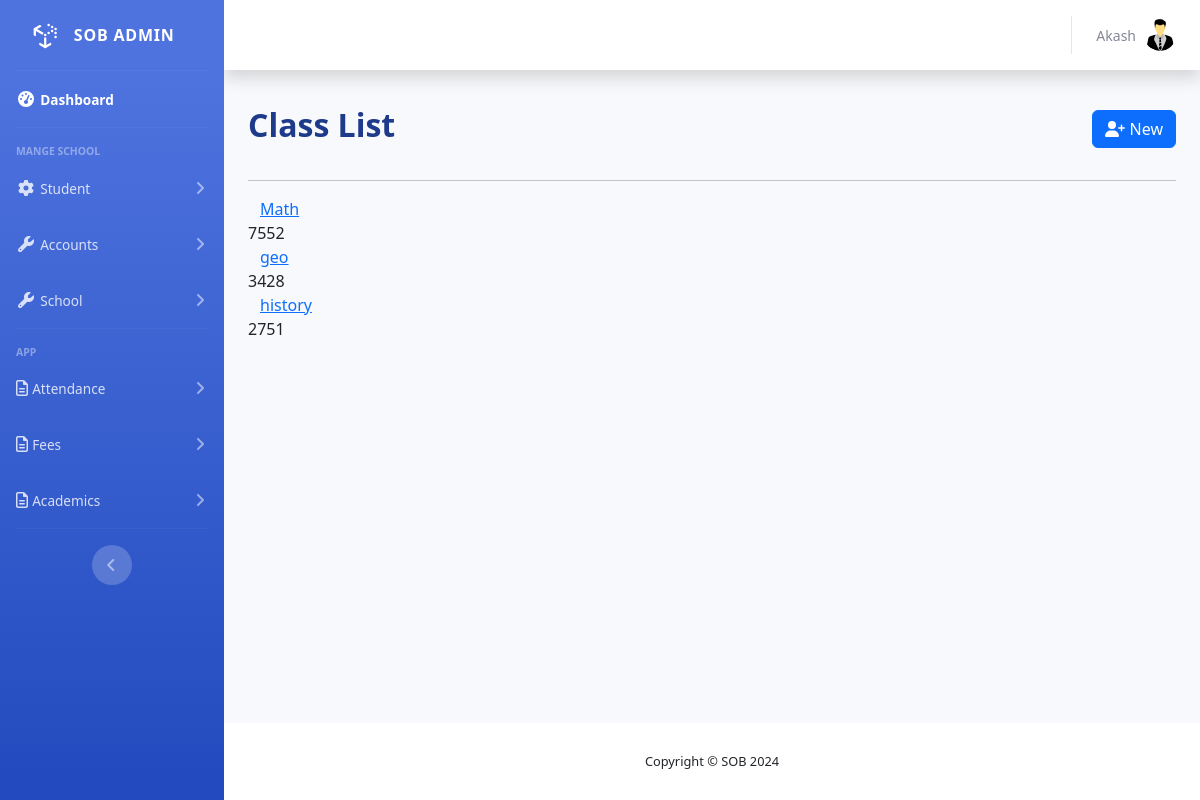
Page /subjects/ (signed in) on the committed database.
### accounts/models.py (models this page shows, shortened)
class User(AbstractUser):
    USER_TYPE_CHOICES = (
        ('M', 'Management Admin'),
        ('STA', 'Staff'),
        ('P', 'Principal'),
        ('T', 'Teacher'),
        ('STU', 'Student'),
    )
    user_type = models.CharField(max_length=20, choices=USER_TYPE_CHOICES)
    user_id = models.CharField(max_length=20, blank=True)
    is_active = models.BooleanField(default=True)
    history = HistoricalRecords()

### core/models.py (models this page shows, shortened)
class Subject(models.Model):
    name = models.CharField(max_length=100)
    code = models.CharField(max_length=10, unique=True, default=generate_sub_code)

### core/views.py (the view, shortened to what this page needs)
# urls.py: path('subjects/', views.SubjectView.as_view(), name='subject-list'),
class SubjectView(CreateView):
    model = Subject
    form_class = SubjectForm
    template_name = 'core/subject_list.html'
    success_url = reverse_lazy('subject-list')
    def get_context_data(self, **kwargs):
        context = super().get_context_data(**kwargs)
        context['subjects'] = Subject.objects.all().order_by('name')
        return context

### core/utils.py (called while the page is built)
def generate_sub_code():
    while True:
        code = str(random.randint(1000, 9999))
        subject = apps.get_model('core', 'Subject')
        if not subject.objects.filter(code=code).exists():
            return code

### core/templates/core/subject_list.html (shortened to what this page needs)
{% extends "base.html" %}
{% load static %}
{% block main %}
{% block head %}
<link rel="stylesheet" href="{% static "core/css/class_list.css" %}">
{% endblock head %}
<div class="container">
  <div class="d-flex justify-content-between align-items-center">
    <h2 class="fw-bold text-start" style="color:#1E3A8A;">Class List</h2>
    <div class="d-flex">
      <div class="my-3 ms-2 ms-md-3">
          <button type="button" id="filter-btn" class="btn btn-primary bg-primary" data-bs-toggle="modal" data-bs-target="#addClassModal">
            <i class="fa-solid fa-user-plus"></i> New
          </button>
      </div>
    </div>
  </div>
<hr>
  <div class="container ">
      <div class="row">
        {% for sub in subjects %}
        <a href="{% url "subject-detail" sub.id %}">{{sub.name}}</a>
        {{sub.code}} <br>
        {% endfor %}
      </div>
  </div>
</div>
{% endblock main  %}

### templates/base.html (shortened to what this page needs)
{% load static %}
<!DOCTYPE html>
<html lang="en">
<head>
    <link href="{% static "school/vendor/fontawesome/css/all.css" %}" rel="stylesheet" type="text/css">
    <link href="{% static "school/css/school.css" %}" rel="stylesheet">
    <link rel="stylesheet" href="https://cdnjs.cloudflare.com/ajax/libs/twitter-bootstrap/5.3.0/css/bootstrap.min.css">
    {% block head %}
    {% endblock head %}
</head>
<body id="page-top">
    <div id="wrapper">
        {% include "sidebar.html" %}
        <div id="content-wrapper" class="d-flex flex-column">
            <div id="content">
                <nav class="navbar navbar-expand navbar-light bg-white topbar mb-4 static-top shadow  px-3">
                    <ul class="navbar-nav ml-auto">
                        <li class="nav-item dropdown no-arrow">
                            <a class="nav-link dropdown-toggle" href="#" id="userDropdown" role="button"
                                data-toggle="dropdown" aria-haspopup="true" aria-expanded="false">
                                <span class="mr-2 d-none d-lg-inline text-gray-600 small">{{request.user.username | capfirst}}</span>
                                <img class="img-profile rounded-circle"
                                    src="{% if request.user.userprofile.photo %}{{request.user.userprofile.photo.url}}{% else %}{% static "core/img/user-icon.png" %}{% endif %}">
                            </a>
                        </li>
                    </ul>
                </nav>
                <div class="container-fluid">
                    {% block main %}
                    {% endblock main %}
                </div>
            </div>
            <footer class="sticky-footer bg-white">
                <div class="container my-auto">
                    <div class="copyright text-center my-auto">
                        <span>Copyright &copy; SOB 2024</span>
                    </div>
                </div>
            </footer>
        </div>
    </div>
</body>
</html>

### static/core/css/class_list.css (style rules this page uses)
.btn { transition: transform 0.3s ease, box-shadow 0.3s ease; }

### rows in the picture
User: user.username "Akash"
Subject: name "Math", code "7552"
Subject: name "geo", code "3428"
Subject: name "history", code "2751"
